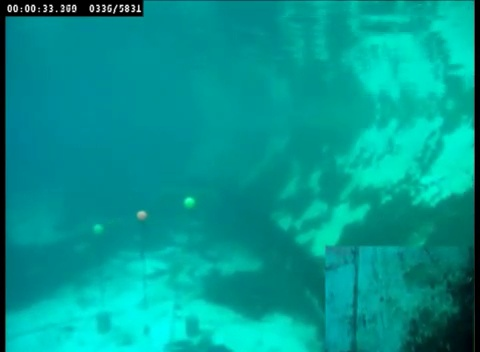
//> input picture Challenges/CHALLENGE-1/src/1002.jpeg, 480 x 352 px, given in place of the camera
$ ./classifierDetectionSample   (built with g++ and OpenCV 4)
//> lines starting //> are read from the running program, lines starting //| are printed output that depends on the picture; after the words box and inside, x2 and y2 are one past the last pixel; in counts of white or black regions, pixels touching at a corner belong together
//Author: Keifer Edelmayer
/*
Program Description: With use of webcam, program is able to take classifier provided and perform detection on selected classifier. Code is currently set up to use the banana classifier found in the auvic repo. Certain sections of code marked below can be commented/uncommeted to also perform facial detection using the classifier provided by openCV which can be found in our repo or in OpenCV's samples.
*/

#include <iostream>
#include <stdio.h>
#include "opencv2/opencv.hpp"

using namespace cv; using namespace std;

void detection( Mat frame );

/*****************************************

------------Face Detection Section--------

******************************************/

/*
String face_cascade_name = "haarcascade_frontalface_alt.xml";
String eyes_cascade_name = "haarcascade_eye_tree_eyeglasses.xml";
CascadeClassifier face_cascade;
CascadeClassifier eyes_cascade;
String window_name = "Capture - Face detection";
*/

/******************************************

-------------------------------------------

******************************************/


/******************************************

-----------Banana Detection Section--------

*******************************************/

String banana_cascade_name = "banana_classifier.xml";
CascadeClassifier banana_cascade;
String window_name = "Capture - Banana detection";

/******************************************

-------------------------------------------

******************************************/

int main(int argc, char** argv){
    VideoCapture cap;

/******************************************

-----------Banana Detection Section--------

*******************************************/

    if( !banana_cascade.load( banana_cascade_name ) ){
        printf("--(!)Error loading you shit\n");
        return -1;
    }

/******************************************

-------------------------------------------

******************************************/

/*****************************************

------------Face Detection Section--------

******************************************/

/*
    if( !face_cascade.load( face_cascade_name ) ){
        printf("error1");
        return -1;
    }

    if( !eyes_cascade.load( eyes_cascade_name ) ){
        printf("error2");
        return -1;
    }
*/

/******************************************

-------------------------------------------

******************************************/

    if(!cap.open(0)) //checks to see if there is video feed, closes if none
        return 0;

    for(;;){ //runs forever taking stream into frame format
        Mat frame;
        cap >> frame;
//> frame is the input picture: 352 rows x 480 cols, CV_8UC3; mean B, G, R 146.5, 154, 1.9
        if( frame.empty() )
            break;

        detection( frame ); //function for detection using classifier


        if( waitKey(10) == 27 ) //if esc key is pressed program will close
            break;
    }
    return 0;
}

void detection( Mat frame ){

/******************************************

-----------Banana Detection Section--------

*******************************************/

    std::vector<Rect> bananas;
    Mat frame_gray;
    cvtColor( frame, frame_gray, COLOR_BGR2GRAY ); //converts frame to grayscale before detection can occur
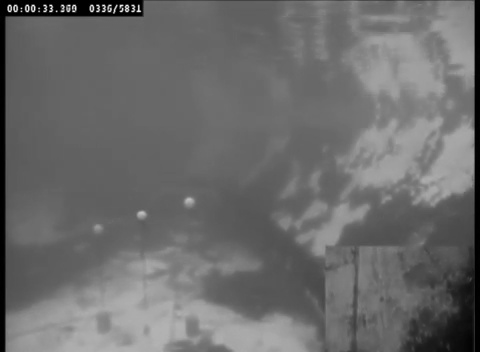
//> frame_gray: 352 rows x 480 cols, CV_8UC1; min 0, max 253, mean 107.7
    equalizeHist( frame_gray, frame_gray ); //smooths frame for img processing
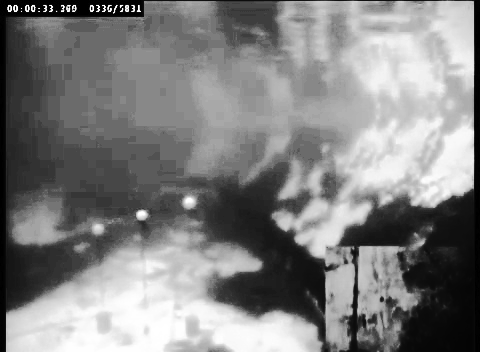
//> frame_gray: 352 rows x 480 cols, CV_8UC1; min 0, max 255, mean 128.6
    banana_cascade.detectMultiScale( frame_gray, bananas, 1.1 , 2, 0|CASCADE_SCALE_IMAGE, Size(30, 30) ); //detection of the classifier object
//> bananas = 1 Rect (x, y, width, height): [262, 192, 112, 56]

    for( size_t i = 0; i < bananas.size(); i++ ){ //loop draws elipse around detected objects to display on screen
        Point center( bananas[i].x + bananas[i].width/2, bananas[i].y + bananas[i].height/2 );
        ellipse( frame, center, Size( bananas[i].width/2, bananas[i].height/2 ), 0, 0, 360, Scalar( 255, 0, 255 ), 4, 8, 0 );
    }
//> this loop made 1 pass
//> center on pass 1: Point(318, 220)
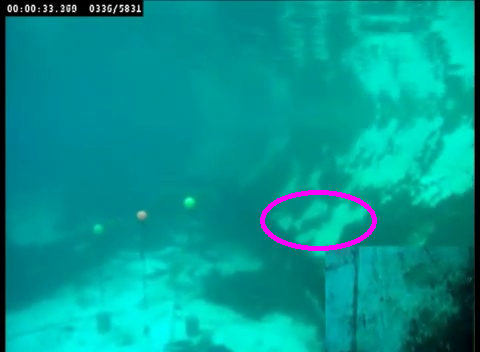
//> frame: 352 rows x 480 cols, CV_8UC3; 0.81% of pixels changed, all inside (x1, y1, x2, y2) = (260, 190, 377, 251)
//> the Esc key is pressed
    imshow( window_name, frame );

/******************************************

-------------------------------------------

******************************************/


/*****************************************

------------Face Detection Section--------

******************************************/


/*
//example code for facedetection from the OpenCV examples

    std::vector<Rect> faces; Mat frame_gray;
    cvtColor( frame, frame_gray, COLOR_BGR2GRAY );
    equalizeHist( frame_gray, frame_gray );

//-- Detect faces

    face_cascade.detectMultiScale( frame_gray, faces, 1.1, 2, 0|CASCADE_SCALE_IMAGE, Size(30, 30) );
    for ( size_t i = 0; i < faces.size(); i++ )
    {
        Point center( faces[i].x + faces[i].width/2, faces[i].y + faces[i].height/2 );
        ellipse( frame, center, Size( faces[i].width/2, faces[i].height/2 ), 0, 0, 360, Scalar( 255, 0, 255 ), 4, 8, 0 );
        Mat faceROI = frame_gray( faces[i] );
        std::vector<Rect> eyes;
//-- In each face, detect eyes

        eyes_cascade.detectMultiScale( faceROI, eyes, 1.1, 2, 0 |CASCADE_SCALE_IMAGE, Size(30, 30) );
        for ( size_t j = 0; j < eyes.size(); j++ )
        {
            Point eye_center( faces[i].x + eyes[j].x + eyes[j].width/2, faces[i].y + eyes[j].y + eyes[j].height/2 );
            int radius = cvRound( (eyes[j].width + eyes[j].height)*0.25 );
            circle( frame, eye_center, radius, Scalar( 255, 0, 0 ), 4, 8, 0 );
        }
    }

//-- Show what you got

    imshow( window_name, frame );
*/

/******************************************

-------------------------------------------

******************************************/

}

$ run again, on Challenges/CHALLENGE-1/src/1344.jpeg
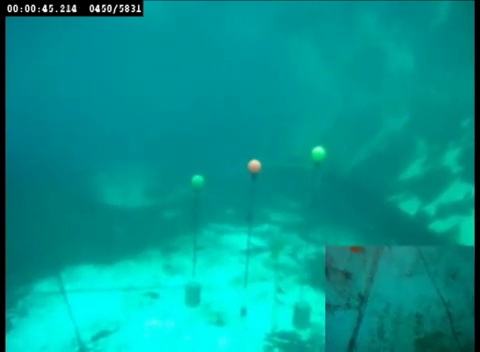
//> input picture Challenges/CHALLENGE-1/src/1344.jpeg, 480 x 352 px, given in place of the camera
//> frame is the input picture: 352 rows x 480 cols, CV_8UC3; mean B, G, R 145.8, 151.3, 2.5
//> in detection, `cvtColor( frame, frame_gray, COLOR_BGR2GRAY );`:
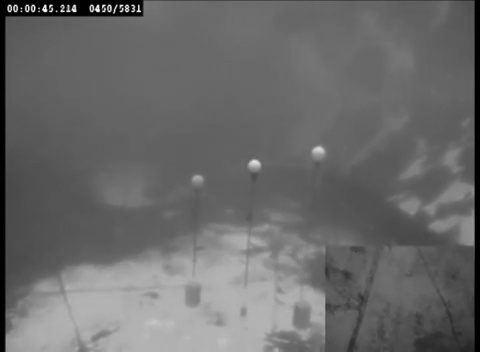
//> frame_gray: 352 rows x 480 cols, CV_8UC1; min 0, max 255, mean 106.1
//> in detection, `equalizeHist( frame_gray, frame_gray );`:
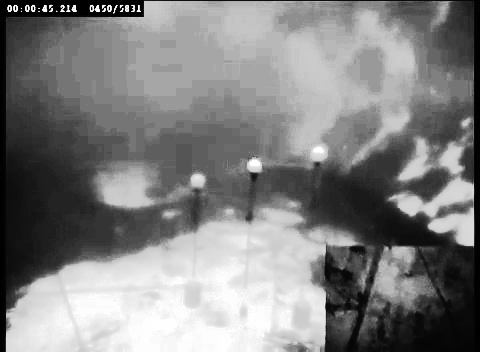
//> frame_gray: 352 rows x 480 cols, CV_8UC1; min 0, max 255, mean 128.6
//> bananas = empty

$ run again, on Challenges/CHALLENGE-1/src/20.jpeg
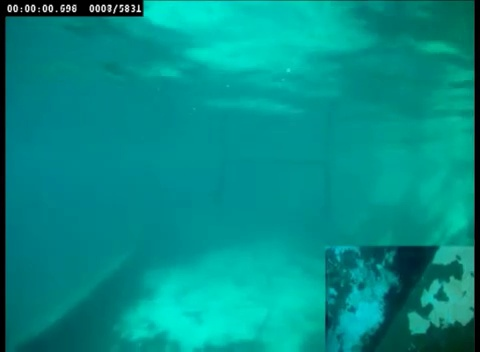
//> input picture Challenges/CHALLENGE-1/src/20.jpeg, 480 x 352 px, given in place of the camera
//> frame is the input picture: 352 rows x 480 cols, CV_8UC3; mean B, G, R 136.9, 143.4, 2.2
//> in detection, `equalizeHist( frame_gray, frame_gray );`:
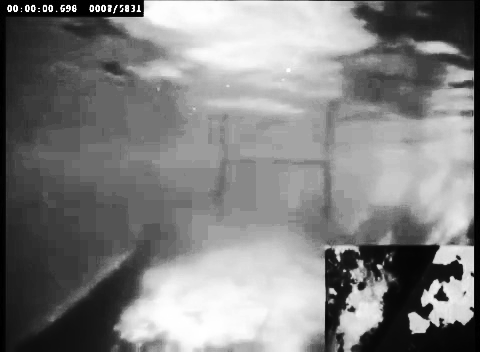
//> frame_gray: 352 rows x 480 cols, CV_8UC1; min 0, max 255, mean 128.5
//> bananas = 1 Rect (x, y, width, height): [164, 184, 236, 118]
//> the loop in detection, `for( size_t i = 0; i < bananas.size(); i++ )` made 1 pass
//> center on pass 1: Point(282, 243)
//> after the loop in detection, `for( size_t i = 0; i < bananas.size(); i++ )`:
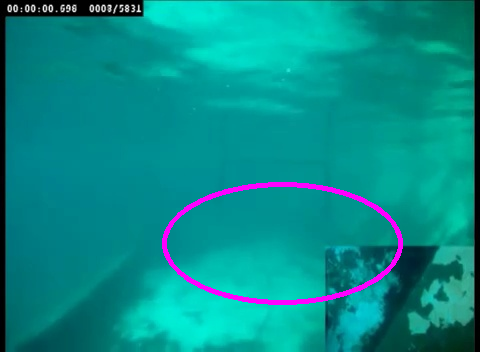
//> frame: 352 rows x 480 cols, CV_8UC3; 1.68% of pixels changed, all inside (x1, y1, x2, y2) = (162, 182, 403, 305)

$ run again, on Challenges/CHALLENGE-1/src/2300.jpeg
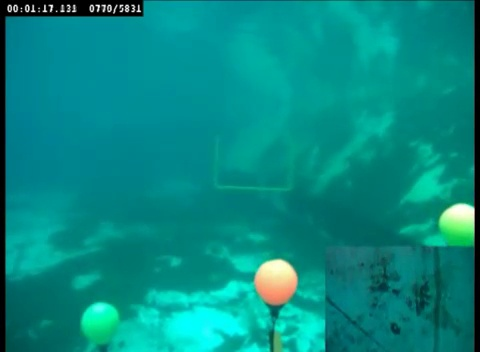
//> input picture Challenges/CHALLENGE-1/src/2300.jpeg, 480 x 352 px, given in place of the camera
//> frame is the input picture: 352 rows x 480 cols, CV_8UC3; mean B, G, R 132.1, 138.9, 5.2
//> in detection, `equalizeHist( frame_gray, frame_gray );`:
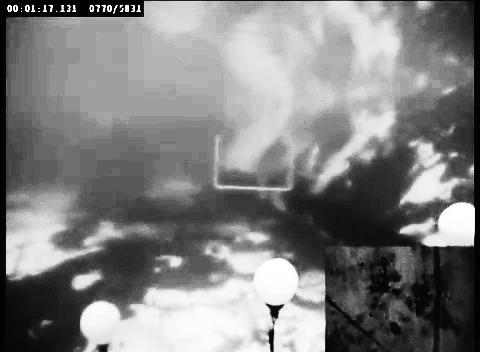
//> frame_gray: 352 rows x 480 cols, CV_8UC1; min 0, max 255, mean 128.5
//> bananas = 1 Rect (x, y, width, height): [200, 151, 100, 50]
//> the loop in detection, `for( size_t i = 0; i < bananas.size(); i++ )` made 1 pass
//> center on pass 1: Point(250, 176)
//> after the loop in detection, `for( size_t i = 0; i < bananas.size(); i++ )`:
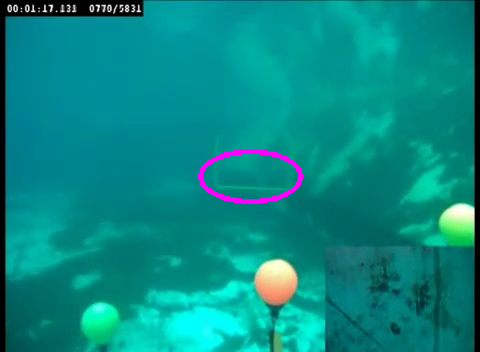
//> frame: 352 rows x 480 cols, CV_8UC3; 0.72% of pixels changed, all inside (x1, y1, x2, y2) = (198, 149, 303, 204)
